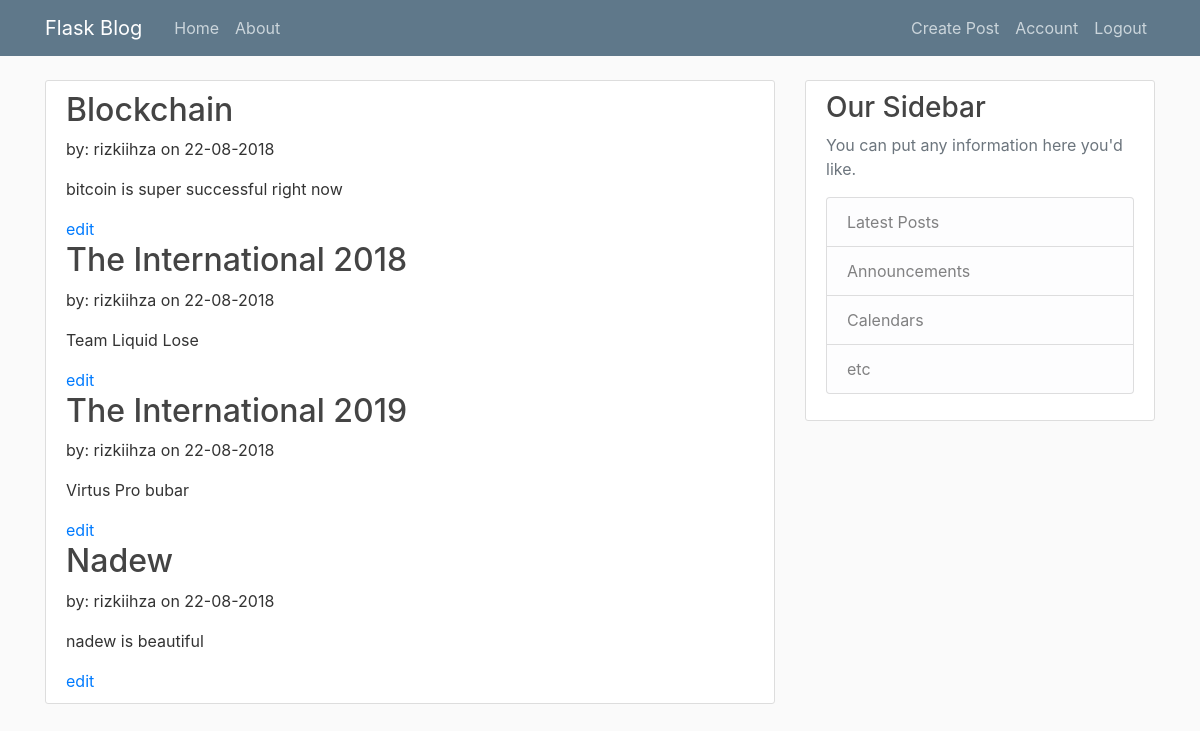
The app's page /home (signed in) with its own data.
### flaskblog/models.py (models this page shows, shortened)
class Post(db.Model):
    id = db.Column(db.Integer, primary_key=True)
    title = db.Column(db.String(60), nullable=False)
    date_posted = db.Column(db.DateTime, nullable=False, default=datetime.utcnow)
    content = db.Column(db.Text, nullable=False)
    author_id = db.Column(db.Integer, db.ForeignKey('user.id'), nullable=False)

class User(db.Model, UserMixin):
    id = db.Column(db.Integer, primary_key=True)
    username = db.Column(db.String(20), unique=True, nullable=False)
    email = db.Column(db.String(120), unique=True, nullable=False)
    image_file = db.Column(db.String(20), nullable=False, default='default.jpg')
    password = db.Column(db.String(60), nullable=False)
    posts = db.relationship('Post', backref='author', lazy=True)

### flaskblog/routes.py (the view)
@app.route("/")
@app.route("/home")
def home_page():
    posts = Post.query.all()
    return render_template('home.html', posts=posts, title='Home')

### flaskblog/models.py (called while the page is built)
@login_manager.user_loader
def load_user(user_id):
    return User.query.get(user_id)

### flaskblog/templates/home.html
{% extends "layout.html" %}
{% block content %}
    <div class="content-section">
        {% for post in posts%}
            <h2> {{post.title}} </h2>
            <p> by: {{post.author.username}} on {{post.date_posted.strftime("%d-%m-%Y")}}</p>
            <p> {{post.content}}</p>
            <a href="{{url_for('post_page', post_id=post.id)}}">edit</a>
        {% endfor %}
    </div>
{% endblock content%}

### flaskblog/static/main.css (style rules this page uses)
body { background: #fafafa; color: #333333; margin-top: 5rem; }
h1, h2, h3, h4, h5, h6 { color: #444444; }
.content-section { background: #ffffff; padding: 10px 20px; border: 1px solid #dddddd; border-radius: 3px; margin-bottom: 20px; }

### records on screen
Post: title "Blockchain", author.username "rizkiihza", date_posted "22-08-2018", content "bitcoin is super successful right now"
Post: title "The International 2018", author.username "rizkiihza", date_posted "22-08-2018", content "Team Liquid Lose"
Post: title "The International 2019", author.username "rizkiihza", date_posted "22-08-2018", content "Virtus Pro bubar"
Post: title "Nadew", author.username "rizkiihza", date_posted "22-08-2018", content "nadew is beautiful"
